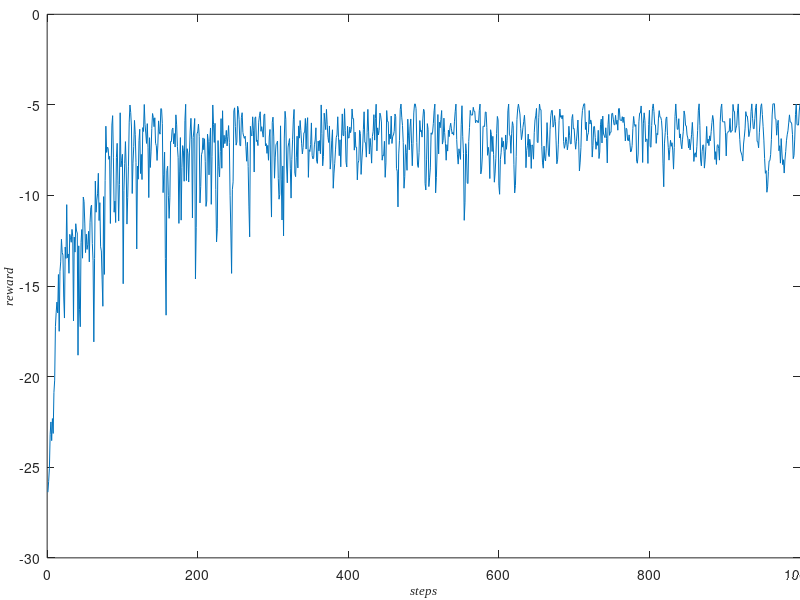

Write the MATLAB code that produced this figure.
clear
clc
close
real = importdata("reward.csv");
% real = load('reward.csv');
real = real.data;
last = 0.097;
weight = 0.02;
all_len = length(real(:,1));
tmp = [];
for i = 1:all_len
   smoothed_val = last * weight + (1 - weight) * real(i,3);
   last = smoothed_val;
   tmp = [tmp,smoothed_val];
end
plot(1:length(real),tmp);
% axis([0 21200,-0.02,0.1])
xlabel('\it\fontname{Times New Roman}steps','FontSize',9) 
ylabel('\it\fontname{Times New Roman}reward','FontSize',9) 
set(gca,'LooseInset',get(gca,'TightInset'))
